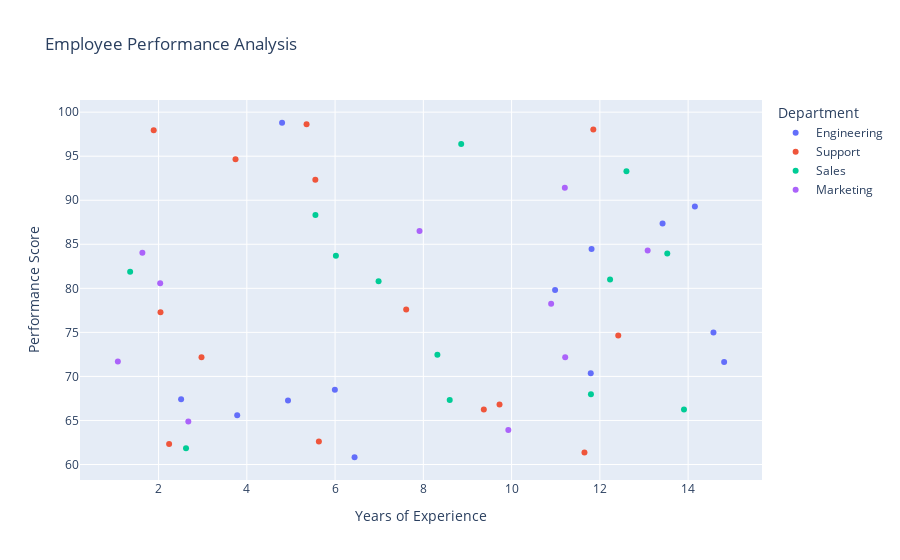

Source (notebook cell):
### Markdown cell above
## 1. Interactive Scatter Plot with Plotly

### Code cell
# Create sample dataset
np.random.seed(42)
df = pd.DataFrame({
    'Name': [f'Employee {i}' for i in range(1, 51)],
    'Performance Score': np.random.uniform(60, 100, 50),
    'Years of Experience': np.random.uniform(1, 15, 50),
    'Department': np.random.choice(['Sales', 'Marketing', 'Engineering', 'Support'], 50),
    'Bonus Percentage': np.random.uniform(2, 15, 50)
})

# Create interactive scatter plot
fig = px.scatter(
    df, 
    x='Years of Experience', 
    y='Performance Score', 
    color='Department',
    hover_name='Name',
    hover_data={
        'Department': True,
        'Bonus Percentage': ':.2f',
        'Years of Experience': ':.1f',
        'Performance Score': ':.2f'
    },
    title='Employee Performance Analysis'
)

# Customize hover template
fig.update_traces(
    hovertemplate='<b>%{hovertext}</b><br>' +
                  'Department: %{customdata[0]}<br>' +
                  'Years of Experience: %{x:.1f}<br>' +
                  'Performance Score: %{y:.2f}<br>' +
                  'Bonus Percentage: %{customdata[1]:.2f}%<extra></extra>'
)

# Show the plot
fig.show()

### Figure 1 — Plotly figure (JSON) as saved in the notebook; plotly's stock layout.template omitted (floating-point values rounded to 4 significant figures)
{"data": [{"customdata": [["Engineering", 7.552], ["Engineering", 13.19], ["Engineering", 6.202], ["Engineering", 8.744], ["Engineering", 6.727], ["Engineering", 14.63], ["Engineering", 5.703], ["Engineering", 2.48], ["Engineering", 9.924], ["Engineering", 8.965], ["Engineering", 6.17], ["Engineering", 9.682], ["Engineering", 10.39]], "hovertemplate": "<b>%{hovertext}</b><br>Department: %{customdata[0]}<br>Years of Experience: %{x:.1f}<br>Performance Score: %{y:.2f}<br>Bonus Percentage: %{customdata[1]:.2f}%<extra></extra>", "hovertext": ["Employee 1", "Employee 3", "Employee 11", "Employee 12", "Employee 14", "Employee 15", "Employee 20", "Employee 21", "Employee 22", "Employee 39", "Employee 42", "Employee 45", "Employee 50"], "legendgroup": "Engineering", "marker": {"color": "#636efa", "symbol": "circle"}, "mode": "markers", "name": "Engineering", "orientation": "v", "showlegend": true, "type": "scatter", "x": [14.57, 14.15, 6.441, 4.799, 5.995, 4.933, 14.82, 11.81, 3.782, 13.42, 10.99, 11.79, 2.51], "xaxis": "x", "y": [74.98, 89.28, 60.82, 98.8, 68.49, 67.27, 71.65, 84.47, 65.58, 87.37, 79.81, 70.35, 67.39], "yaxis": "y"}, {"customdata": [["Support", 12.63], ["Support", 8.64], ["Support", 4.887], ["Support", 3.558], ["Support", 5.273], ["Support", 5.911], ["Support", 2.669], ["Support", 10.74], ["Support", 11.9], ["Support", 5.089], ["Support", 11.47], ["Support", 6.781], ["Support", 3.174], ["Support", 4.425]], "hovertemplate": "<b>%{hovertext}</b><br>Department: %{customdata[0]}<br>Years of Experience: %{x:.1f}<br>Performance Score: %{y:.2f}<br>Bonus Percentage: %{customdata[1]:.2f}%<extra></extra>", "hovertext": ["Employee 2", "Employee 5", "Employee 7", "Employee 8", "Employee 17", "Employee 19", "Employee 24", "Employee 32", "Employee 33", "Employee 34", "Employee 35", "Employee 36", "Employee 40", "Employee 43"], "legendgroup": "Support", "marker": {"color": "#EF553B", "symbol": "circle"}, "mode": "markers", "name": "Support", "orientation": "v", "showlegend": true, "type": "scatter", "visible": true, "x": [11.85, 9.371, 2.239, 3.744, 2.973, 2.044, 12.42, 9.726, 5.633, 1.89, 5.354, 5.553, 7.611, 11.65], "xaxis": "x", "y": [98.03, 66.24, 62.32, 94.65, 72.17, 77.28, 74.65, 66.82, 62.6, 97.96, 98.63, 92.34, 77.61, 61.38], "yaxis": "y"}, {"customdata": [["Sales", 2.09], ["Sales", 7.426], ["Sales", 14.26], ["Sales", 11.14], ["Sales", 14.51], ["Sales", 8.464], ["Sales", 5.114], ["Sales", 8.363], ["Sales", 14.81], ["Sales", 2.53], ["Sales", 2.216], ["Sales", 8.657], ["Sales", 4.944]], "hovertemplate": "<b>%{hovertext}</b><br>Department: %{customdata[0]}<br>Years of Experience: %{x:.1f}<br>Performance Score: %{y:.2f}<br>Bonus Percentage: %{customdata[1]:.2f}%<extra></extra>", "hovertext": ["Employee 4", "Employee 6", "Employee 10", "Employee 13", "Employee 16", "Employee 18", "Employee 27", "Employee 29", "Employee 30", "Employee 44", "Employee 47", "Employee 48", "Employee 49"], "legendgroup": "Sales", "marker": {"color": "#00cc96", "symbol": "circle"}, "mode": "markers", "name": "Sales", "orientation": "v", "showlegend": true, "type": "scatter", "x": [13.53, 13.91, 5.555, 12.6, 8.598, 12.23, 11.8, 6.019, 2.622, 8.858, 8.318, 6.986, 1.356], "xaxis": "x", "y": [83.95, 66.24, 88.32, 93.3, 67.34, 80.99, 67.99, 83.7, 61.86, 96.37, 72.47, 80.8, 81.87], "yaxis": "y"}, {"customdata": [["Marketing", 6.389], ["Marketing", 8.535], ["Marketing", 5.622], ["Marketing", 13.81], ["Marketing", 3.884], ["Marketing", 5.147], ["Marketing", 10.22], ["Marketing", 10.24], ["Marketing", 12.86], ["Marketing", 10.81]], "hovertemplate": "<b>%{hovertext}</b><br>Department: %{customdata[0]}<br>Years of Experience: %{x:.1f}<br>Performance Score: %{y:.2f}<br>Bonus Percentage: %{customdata[1]:.2f}%<extra></extra>", "hovertext": ["Employee 9", "Employee 23", "Employee 25", "Employee 26", "Employee 28", "Employee 31", "Employee 37", "Employee 38", "Employee 41", "Employee 46"], "legendgroup": "Marketing", "marker": {"color": "#ab63fa", "symbol": "circle"}, "mode": "markers", "name": "Marketing", "orientation": "v", "showlegend": true, "type": "scatter", "x": [1.633, 1.077, 10.9, 11.21, 2.037, 13.08, 11.21, 9.926, 2.674, 7.913], "xaxis": "x", "y": [84.04, 71.69, 78.24, 91.41, 80.57, 84.3, 72.18, 63.91, 64.88, 86.5], "yaxis": "y"}], "layout": {"autosize": true, "legend": {"title": {"text": "Department"}, "tracegroupgap": 0}, "title": {"text": "Employee Performance Analysis"}, "xaxis": {"anchor": "y", "autorange": true, "domain": [0, 1], "range": [0.2386, 15.66], "title": {"text": "Years of Experience"}, "type": "linear"}, "yaxis": {"anchor": "x", "autorange": true, "domain": [0, 1], "range": [57.69, 101.9], "title": {"text": "Performance Score"}, "type": "linear"}}}
